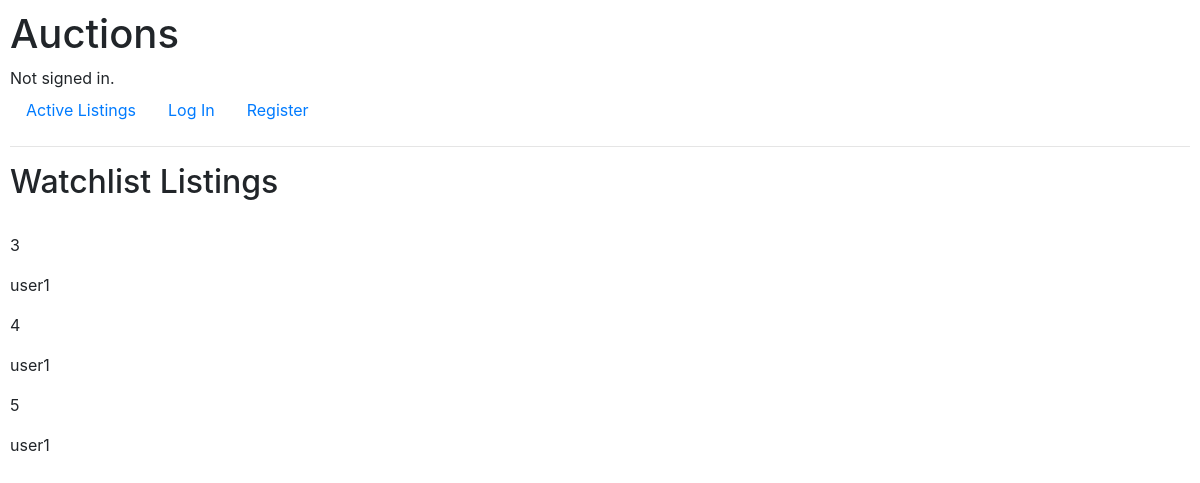
/view_watchlist, run on an earlier commit of the app's database.
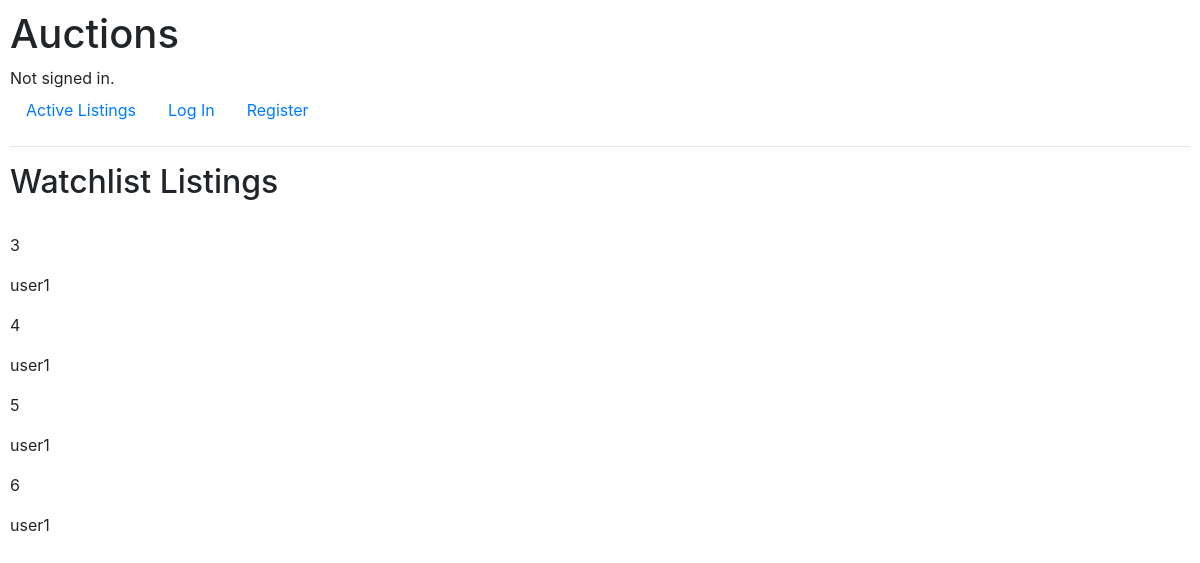
And on a later commit of the database.
### auctions/models.py (models this page shows, shortened)
class Watchlists(models.Model):
	owner = models.ForeignKey(User, on_delete=models.CASCADE)
	products = models.ForeignKey(Listings, on_delete=models.CASCADE, blank=True, related_name="listing")

class User(AbstractUser):
    pass

### auctions/views.py (the view)
# urls.py: path("view_watchlist", views.view_watchlist, name="view_watchlist"),
def view_watchlist(request):
    w = Watchlists.objects.filter(owner = 3)
    return render(request, "auctions/watchlist.html",{
        "listings": w
    })

### auctions/templates/auctions/watchlist.html (shortened to what this page needs)
{% extends "auctions/layout.html" %}
{% block body %}
    <h2>Watchlist Listings</h2>
	<br>
	{% for listing in listings %}
	<p>{{listing.id}}</p>
	<p>{{listing.owner}}</p>
	{% endfor %}
{% endblock %}

What changed in the data, as far as the page shows it:
added Watchlists: id "6", owner "user1"
